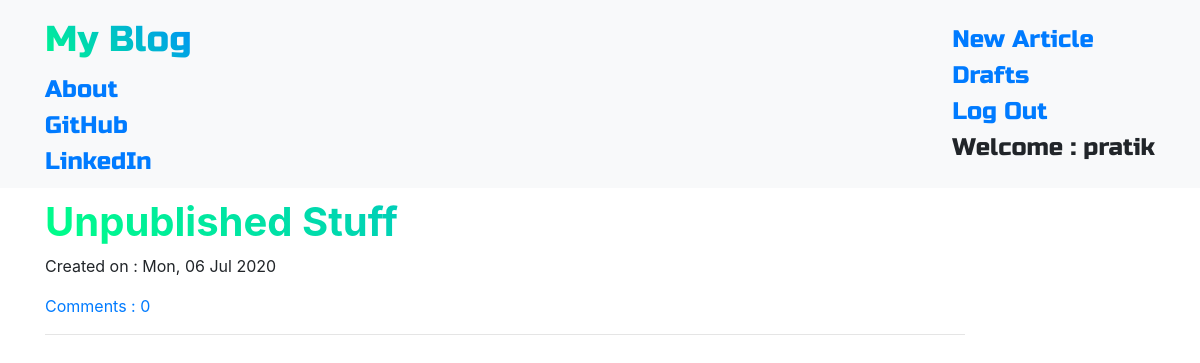
Page /drafts/ (signed in) on the committed database.
### BlogApp/models.py (models this page shows, shortened)
class Article(models.Model):
    author = models.ForeignKey('auth.User', on_delete = models.CASCADE)
    title = models.CharField(max_length = 200)
    text = models.TextField()
    create_date = models.DateTimeField(default = timezone.now())
    published_date = models.DateTimeField(blank = True, null = True)
    def approve_comments(self):
        return self.comments.filter(approved_comment = True)

### BlogApp/views.py (the view)
# urls.py: path('drafts/', views.DraftListView.as_view(), name="Draft-List"),
class DraftListView(LoginRequiredMixin, ListView):
    login_url = '/accounts/login/'
    redirect_field_name = 'BlogApp/article_detail.html'
    template_name = 'BlogApp/article_list.html'
    def get_queryset(self):
        return  models.Article.objects.filter(author=self.request.user).filter(published_date__isnull=True).order_by('create_date')

### BlogApp/templates/BlogApp/article_list.html
{% extends 'base.html' %}
	{% block content %}
	<div class="centerstage">
		{% for article in object_list %}
		<div class="article">
			<h1 class="hue"><strong><a href="{% url 'BlogApp:Article-Detail' pk=article.pk %}">{{ article.title }}</a></strong></h1>
			<div class="date">
			{% if article.published_date %}
				<p>Published on : {{ article.published_date|date:"D, d M Y" }}</p>
			{% else %}
				<p>Created on : {{ article.create_date|date:"D, d M Y" }}</p>
			{% endif %}
			</div>
			<a href="{% url 'BlogApp:Article-Detail' pk=article.pk %}">Comments : {{ article.approve_comments.count }}</a>
			<hr>
		</div>
		{% endfor %}
	</div>
	{% endblock %}

### BlogApp/templates/base.html (shortened to what this page needs)
<!DOCTYPE html>
{% load static %}
<html lang="en">
	<head>
		<link rel="stylesheet" href="/static/css/bootstrap/bootstrap.css">
		<link rel="stylesheet" href="/static/css/medium/medium-editor.css">
		<link rel="stylesheet" href="/static/css/medium/themes/default.css">
		<link rel="stylesheet" href="/static/css/hue.css">
		<link rel="stylesheet" href="/static/css/blog.css">
	</head>
	<body>
		<nav class="navbar navbar-light bg-light techfont custom-navbar">
			<div class="container">
				<ul class="nav navbar-nav">
					<li><a class="navbar-brand bigbrand hue" href="{% url 'BlogApp:Article-List' %}">My Blog</a></li>
					<li><a href="{% url 'BlogApp:About' %}">About</a></li>
					<li><a href="https://github.com/PratikGarai" target="_blank">GitHub</a></li>
					<li><a href="https://www.linkedin.com/in/pratik-garai-bab1a4191/" target="_blank">LinkedIn</a></li>
				</ul>
				<ul class="nav navbar-nav navbar-right">
					{% if user.is_authenticated %}
					<li><a href="{% url 'BlogApp:Article-Create' %}">New Article</a></li>
					<li><a href="{% url 'BlogApp:Draft-List' %}">Drafts</a></li>
					<li><a href="{% url 'BlogApp:logout' %}">Log Out</a></li>
					<li><a>Welcome : {{ user.username }}</a></li>
					{% else %}
					<li><a href="{% url 'BlogApp:login' %}"><img src="/static/icons/profile-fill.svg" alt="" class="side-icon"> Log In</a></li>
					{% endif %}
				</ul>
			</div>
		</nav>
		<div class="content container">
			<div class="row">
				<div class="col-sm-10">
					<div class="blog_posts">
						{% block content %}
						{% endblock %}
					</div>
				</div>
			</div>
		</div>
	</body>
</html>

### BlogApp/static/css/hue.css (style rules this page uses)
.hue { filter:hue-rotate(0deg); background :linear-gradient(45deg,#0f8,#08f); -webkit-background-clip: text; -webkit-text-fill-color: transparent; animation:hue 10000ms infinite linear; }

### BlogApp/static/css/blog.css (style rules this page uses)
.techfont { font-family : 'Russo One', sans-serif; font-size : 1.5em; margin-bottom : 10px; }
.bigbrand { font-size : 1.5em; }
.centerstage { margin : auto; }

### rows in the picture
Article: title "Unpublished Stuff", create_date "Mon, 06 Jul 2020", approve_comments.count "0"

### other values in the picture
{{ user.username }} "pratik"
